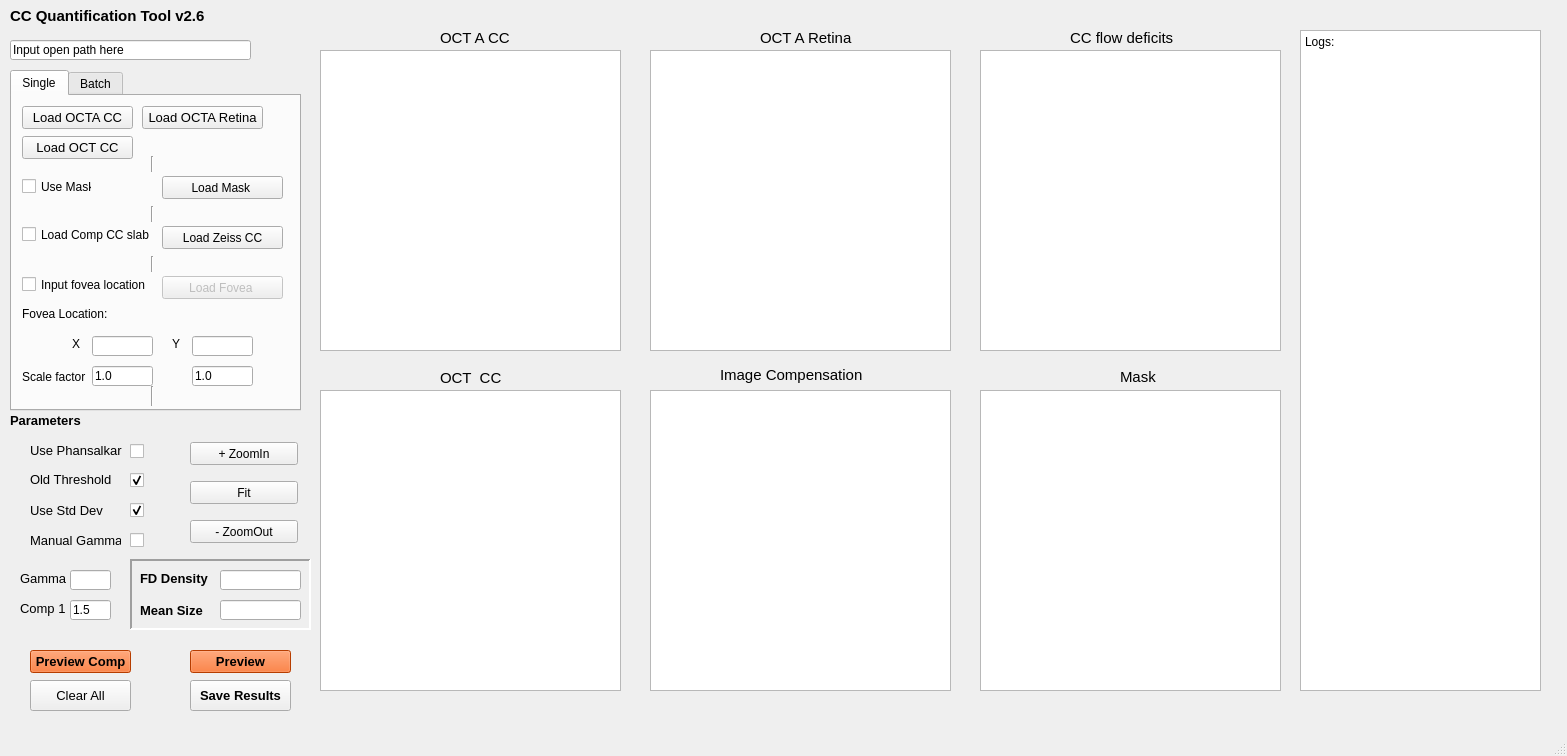
<?xml version="1.0" encoding="UTF-8"?>
<ui version="4.0">
 <class>MainWindow</class>
 <widget class="QMainWindow" name="MainWindow">
  <property name="geometry">
   <rect>
    <x>0</x>
    <y>0</y>
    <width>1567</width>
    <height>756</height>
   </rect>
  </property>
  <property name="windowTitle">
   <string>CC Segmentation Tool</string>
  </property>
  <widget class="QWidget" name="centralwidget">
   <widget class="QGraphicsView" name="graphicsView_OCTACC">
    <property name="geometry">
     <rect>
      <x>320</x>
      <y>50</y>
      <width>301</width>
      <height>301</height>
     </rect>
    </property>
   </widget>
   <widget class="QLabel" name="label">
    <property name="geometry">
     <rect>
      <x>440</x>
      <y>30</y>
      <width>101</width>
      <height>16</height>
     </rect>
    </property>
    <property name="font">
     <font>
      <pointsize>11</pointsize>
     </font>
    </property>
    <property name="text">
     <string>OCT A CC</string>
    </property>
   </widget>
   <widget class="QGraphicsView" name="graphicsView_OCTCC">
    <property name="geometry">
     <rect>
      <x>320</x>
      <y>390</y>
      <width>301</width>
      <height>301</height>
     </rect>
    </property>
   </widget>
   <widget class="QLabel" name="label_2">
    <property name="geometry">
     <rect>
      <x>740</x>
      <y>50</y>
      <width>47</width>
      <height>13</height>
     </rect>
    </property>
    <property name="text">
     <string/>
    </property>
   </widget>
   <widget class="QLineEdit" name="lineEdit_OpenPath">
    <property name="geometry">
     <rect>
      <x>10</x>
      <y>40</y>
      <width>241</width>
      <height>20</height>
     </rect>
    </property>
    <property name="text">
     <string>Input open path here</string>
    </property>
   </widget>
   <widget class="QLineEdit" name="lineEdit_CompPara">
    <property name="enabled">
     <bool>true</bool>
    </property>
    <property name="geometry">
     <rect>
      <x>70</x>
      <y>600</y>
      <width>41</width>
      <height>20</height>
     </rect>
    </property>
    <property name="text">
     <string>1.5</string>
    </property>
   </widget>
   <widget class="QLineEdit" name="lineEdit_TailPara">
    <property name="geometry">
     <rect>
      <x>420</x>
      <y>660</y>
      <width>101</width>
      <height>20</height>
     </rect>
    </property>
    <property name="text">
     <string>0.001</string>
    </property>
   </widget>
   <widget class="QGraphicsView" name="graphicsView_OCTARetina">
    <property name="geometry">
     <rect>
      <x>650</x>
      <y>50</y>
      <width>301</width>
      <height>301</height>
     </rect>
    </property>
   </widget>
   <widget class="QGraphicsView" name="graphicsView_ImageComp">
    <property name="geometry">
     <rect>
      <x>650</x>
      <y>390</y>
      <width>301</width>
      <height>301</height>
     </rect>
    </property>
   </widget>
   <widget class="QGraphicsView" name="graphicsView_CCflowvoids">
    <property name="geometry">
     <rect>
      <x>980</x>
      <y>50</y>
      <width>301</width>
      <height>301</height>
     </rect>
    </property>
   </widget>
   <widget class="QLabel" name="label_3">
    <property name="geometry">
     <rect>
      <x>440</x>
      <y>370</y>
      <width>71</width>
      <height>16</height>
     </rect>
    </property>
    <property name="font">
     <font>
      <pointsize>11</pointsize>
     </font>
    </property>
    <property name="text">
     <string>OCT  CC</string>
    </property>
   </widget>
   <widget class="QLabel" name="label_4">
    <property name="geometry">
     <rect>
      <x>760</x>
      <y>30</y>
      <width>111</width>
      <height>16</height>
     </rect>
    </property>
    <property name="font">
     <font>
      <pointsize>11</pointsize>
     </font>
    </property>
    <property name="text">
     <string>OCT A Retina</string>
    </property>
   </widget>
   <widget class="QLabel" name="label_5">
    <property name="geometry">
     <rect>
      <x>1070</x>
      <y>30</y>
      <width>151</width>
      <height>16</height>
     </rect>
    </property>
    <property name="font">
     <font>
      <pointsize>11</pointsize>
     </font>
    </property>
    <property name="text">
     <string>CC flow deficits</string>
    </property>
   </widget>
   <widget class="QPlainTextEdit" name="plainTextEdit_log">
    <property name="geometry">
     <rect>
      <x>1300</x>
      <y>30</y>
      <width>241</width>
      <height>661</height>
     </rect>
    </property>
    <property name="plainText">
     <string>Logs:</string>
    </property>
   </widget>
   <widget class="QLabel" name="label_6">
    <property name="geometry">
     <rect>
      <x>720</x>
      <y>359</y>
      <width>151</width>
      <height>31</height>
     </rect>
    </property>
    <property name="font">
     <font>
      <pointsize>11</pointsize>
     </font>
    </property>
    <property name="text">
     <string>Image Compensation</string>
    </property>
   </widget>
   <widget class="QLabel" name="label_7">
    <property name="geometry">
     <rect>
      <x>10</x>
      <y>410</y>
      <width>81</width>
      <height>21</height>
     </rect>
    </property>
    <property name="font">
     <font>
      <pointsize>10</pointsize>
      <weight>75</weight>
      <bold>true</bold>
     </font>
    </property>
    <property name="text">
     <string>Parameters</string>
    </property>
   </widget>
   <widget class="QPushButton" name="pushButton_Preview">
    <property name="geometry">
     <rect>
      <x>190</x>
      <y>650</y>
      <width>101</width>
      <height>23</height>
     </rect>
    </property>
    <property name="font">
     <font>
      <pointsize>10</pointsize>
      <weight>75</weight>
      <bold>true</bold>
     </font>
    </property>
    <property name="styleSheet">
     <string notr="true">background-color: rgb(255, 85, 0);</string>
    </property>
    <property name="text">
     <string>Preview</string>
    </property>
   </widget>
   <widget class="QLabel" name="label_8">
    <property name="geometry">
     <rect>
      <x>20</x>
      <y>600</y>
      <width>81</width>
      <height>16</height>
     </rect>
    </property>
    <property name="font">
     <font>
      <pointsize>10</pointsize>
     </font>
    </property>
    <property name="text">
     <string>Comp 1</string>
    </property>
   </widget>
   <widget class="QLabel" name="label_9">
    <property name="geometry">
     <rect>
      <x>1000</x>
      <y>500</y>
      <width>81</width>
      <height>16</height>
     </rect>
    </property>
    <property name="font">
     <font>
      <pointsize>10</pointsize>
     </font>
    </property>
    <property name="text">
     <string>Scan size</string>
    </property>
   </widget>
   <widget class="QPushButton" name="pushButton_PreviewComp">
    <property name="geometry">
     <rect>
      <x>30</x>
      <y>650</y>
      <width>101</width>
      <height>23</height>
     </rect>
    </property>
    <property name="font">
     <font>
      <pointsize>10</pointsize>
      <weight>75</weight>
      <bold>true</bold>
     </font>
    </property>
    <property name="styleSheet">
     <string notr="true">background-color: rgb(255, 85, 0);</string>
    </property>
    <property name="text">
     <string>Preview Comp</string>
    </property>
   </widget>
   <widget class="QPushButton" name="pushButton_SliceZoomOut">
    <property name="geometry">
     <rect>
      <x>190</x>
      <y>520</y>
      <width>108</width>
      <height>23</height>
     </rect>
    </property>
    <property name="text">
     <string>- ZoomOut</string>
    </property>
   </widget>
   <widget class="QPushButton" name="pushButton_ZoomToFit">
    <property name="geometry">
     <rect>
      <x>190</x>
      <y>481</y>
      <width>108</width>
      <height>23</height>
     </rect>
    </property>
    <property name="text">
     <string>Fit</string>
    </property>
   </widget>
   <widget class="QPushButton" name="pushButton_SliceZoomIn">
    <property name="geometry">
     <rect>
      <x>190</x>
      <y>442</y>
      <width>108</width>
      <height>23</height>
     </rect>
    </property>
    <property name="text">
     <string>+ ZoomIn</string>
    </property>
   </widget>
   <widget class="QLabel" name="label_10">
    <property name="geometry">
     <rect>
      <x>1000</x>
      <y>530</y>
      <width>111</width>
      <height>16</height>
     </rect>
    </property>
    <property name="font">
     <font>
      <pointsize>10</pointsize>
     </font>
    </property>
    <property name="text">
     <string>Fuzzy C mean K=</string>
    </property>
   </widget>
   <widget class="QLineEdit" name="lineEdit_ScanSize">
    <property name="geometry">
     <rect>
      <x>1080</x>
      <y>500</y>
      <width>101</width>
      <height>20</height>
     </rect>
    </property>
    <property name="text">
     <string>6</string>
    </property>
   </widget>
   <widget class="QLabel" name="label_11">
    <property name="geometry">
     <rect>
      <x>10</x>
      <y>0</y>
      <width>281</width>
      <height>31</height>
     </rect>
    </property>
    <property name="font">
     <font>
      <pointsize>11</pointsize>
      <weight>75</weight>
      <bold>true</bold>
     </font>
    </property>
    <property name="text">
     <string>CC Quantification Tool v2.6</string>
    </property>
   </widget>
   <widget class="QPushButton" name="pushButton_Save">
    <property name="geometry">
     <rect>
      <x>190</x>
      <y>680</y>
      <width>101</width>
      <height>31</height>
     </rect>
    </property>
    <property name="font">
     <font>
      <pointsize>10</pointsize>
      <weight>75</weight>
      <bold>true</bold>
     </font>
    </property>
    <property name="text">
     <string>Save Results</string>
    </property>
   </widget>
   <widget class="QLineEdit" name="lineEdit_MeanSize">
    <property name="geometry">
     <rect>
      <x>220</x>
      <y>600</y>
      <width>81</width>
      <height>20</height>
     </rect>
    </property>
    <property name="text">
     <string/>
    </property>
   </widget>
   <widget class="QLineEdit" name="lineEdit_FD">
    <property name="geometry">
     <rect>
      <x>220</x>
      <y>570</y>
      <width>81</width>
      <height>20</height>
     </rect>
    </property>
    <property name="text">
     <string/>
    </property>
   </widget>
   <widget class="QLabel" name="label_12">
    <property name="geometry">
     <rect>
      <x>140</x>
      <y>570</y>
      <width>71</width>
      <height>16</height>
     </rect>
    </property>
    <property name="font">
     <font>
      <pointsize>10</pointsize>
      <weight>75</weight>
      <bold>true</bold>
     </font>
    </property>
    <property name="text">
     <string>FD Density</string>
    </property>
   </widget>
   <widget class="QLabel" name="label_13">
    <property name="geometry">
     <rect>
      <x>140</x>
      <y>600</y>
      <width>71</width>
      <height>20</height>
     </rect>
    </property>
    <property name="font">
     <font>
      <pointsize>10</pointsize>
      <weight>75</weight>
      <bold>true</bold>
     </font>
    </property>
    <property name="text">
     <string>Mean Size</string>
    </property>
   </widget>
   <widget class="QPushButton" name="pushButton_ClearAll">
    <property name="geometry">
     <rect>
      <x>30</x>
      <y>680</y>
      <width>101</width>
      <height>31</height>
     </rect>
    </property>
    <property name="font">
     <font>
      <pointsize>10</pointsize>
     </font>
    </property>
    <property name="text">
     <string>Clear All</string>
    </property>
   </widget>
   <widget class="QLabel" name="label_14">
    <property name="geometry">
     <rect>
      <x>350</x>
      <y>650</y>
      <width>91</width>
      <height>16</height>
     </rect>
    </property>
    <property name="font">
     <font>
      <pointsize>10</pointsize>
     </font>
    </property>
    <property name="text">
     <string>Tail removal</string>
    </property>
   </widget>
   <widget class="QLineEdit" name="lineEdit_BestK">
    <property name="geometry">
     <rect>
      <x>1080</x>
      <y>530</y>
      <width>101</width>
      <height>20</height>
     </rect>
    </property>
    <property name="text">
     <string>6</string>
    </property>
   </widget>
   <widget class="QCheckBox" name="checkBox_Knumber">
    <property name="geometry">
     <rect>
      <x>1190</x>
      <y>530</y>
      <width>16</width>
      <height>17</height>
     </rect>
    </property>
    <property name="text">
     <string/>
    </property>
    <property name="checked">
     <bool>true</bool>
    </property>
   </widget>
   <widget class="QTabWidget" name="tabWidget">
    <property name="geometry">
     <rect>
      <x>10</x>
      <y>70</y>
      <width>291</width>
      <height>341</height>
     </rect>
    </property>
    <property name="font">
     <font>
      <pointsize>9</pointsize>
     </font>
    </property>
    <property name="currentIndex">
     <number>0</number>
    </property>
    <widget class="QWidget" name="tab">
     <attribute name="title">
      <string>Single</string>
     </attribute>
     <widget class="QPushButton" name="pushButton_LoadOCTACC">
      <property name="geometry">
       <rect>
        <x>10</x>
        <y>10</y>
        <width>111</width>
        <height>23</height>
       </rect>
      </property>
      <property name="font">
       <font>
        <pointsize>10</pointsize>
       </font>
      </property>
      <property name="text">
       <string>Load OCTA CC</string>
      </property>
     </widget>
     <widget class="QPushButton" name="pushButton_LoadOCTARetina">
      <property name="geometry">
       <rect>
        <x>130</x>
        <y>10</y>
        <width>121</width>
        <height>23</height>
       </rect>
      </property>
      <property name="font">
       <font>
        <pointsize>10</pointsize>
       </font>
      </property>
      <property name="text">
       <string>Load OCTA Retina</string>
      </property>
     </widget>
     <widget class="QPushButton" name="pushButton_LoadOCTCC">
      <property name="geometry">
       <rect>
        <x>10</x>
        <y>40</y>
        <width>111</width>
        <height>23</height>
       </rect>
      </property>
      <property name="font">
       <font>
        <pointsize>10</pointsize>
       </font>
      </property>
      <property name="text">
       <string>Load OCT CC</string>
      </property>
     </widget>
     <widget class="QPushButton" name="pushButton_LoadZeissCC">
      <property name="geometry">
       <rect>
        <x>150</x>
        <y>130</y>
        <width>121</width>
        <height>23</height>
       </rect>
      </property>
      <property name="text">
       <string>Load Zeiss CC</string>
      </property>
     </widget>
     <widget class="QPushButton" name="pushButton_LoadMask">
      <property name="geometry">
       <rect>
        <x>150</x>
        <y>80</y>
        <width>121</width>
        <height>23</height>
       </rect>
      </property>
      <property name="text">
       <string>Load Mask </string>
      </property>
     </widget>
     <widget class="QLineEdit" name="lineEdit_fovX">
      <property name="geometry">
       <rect>
        <x>80</x>
        <y>240</y>
        <width>61</width>
        <height>20</height>
       </rect>
      </property>
     </widget>
     <widget class="QLineEdit" name="lineEdit_fovY">
      <property name="geometry">
       <rect>
        <x>180</x>
        <y>240</y>
        <width>61</width>
        <height>20</height>
       </rect>
      </property>
     </widget>
     <widget class="QLabel" name="label_18">
      <property name="geometry">
       <rect>
        <x>60</x>
        <y>240</y>
        <width>16</width>
        <height>16</height>
       </rect>
      </property>
      <property name="text">
       <string>X</string>
      </property>
     </widget>
     <widget class="QLabel" name="label_19">
      <property name="geometry">
       <rect>
        <x>160</x>
        <y>240</y>
        <width>16</width>
        <height>16</height>
       </rect>
      </property>
      <property name="text">
       <string>Y</string>
      </property>
     </widget>
     <widget class="QLabel" name="label_20">
      <property name="geometry">
       <rect>
        <x>10</x>
        <y>210</y>
        <width>161</width>
        <height>16</height>
       </rect>
      </property>
      <property name="text">
       <string>Fovea Location:</string>
      </property>
     </widget>
     <widget class="Line" name="line_3">
      <property name="geometry">
       <rect>
        <x>10</x>
        <y>60</y>
        <width>261</width>
        <height>16</height>
       </rect>
      </property>
      <property name="font">
       <font>
        <pointsize>10</pointsize>
       </font>
      </property>
      <property name="orientation">
       <enum>Qt::Vertical</enum>
      </property>
     </widget>
     <widget class="Line" name="line_4">
      <property name="geometry">
       <rect>
        <x>10</x>
        <y>110</y>
        <width>261</width>
        <height>16</height>
       </rect>
      </property>
      <property name="font">
       <font>
        <pointsize>10</pointsize>
       </font>
      </property>
      <property name="orientation">
       <enum>Qt::Vertical</enum>
      </property>
     </widget>
     <widget class="Line" name="line_5">
      <property name="geometry">
       <rect>
        <x>10</x>
        <y>160</y>
        <width>261</width>
        <height>16</height>
       </rect>
      </property>
      <property name="font">
       <font>
        <pointsize>10</pointsize>
       </font>
      </property>
      <property name="orientation">
       <enum>Qt::Vertical</enum>
      </property>
     </widget>
     <widget class="QCheckBox" name="checkBox_Fovea">
      <property name="geometry">
       <rect>
        <x>10</x>
        <y>180</y>
        <width>141</width>
        <height>17</height>
       </rect>
      </property>
      <property name="text">
       <string>Input fovea location</string>
      </property>
     </widget>
     <widget class="QCheckBox" name="checkBox_ZeissCC">
      <property name="geometry">
       <rect>
        <x>10</x>
        <y>130</y>
        <width>131</width>
        <height>17</height>
       </rect>
      </property>
      <property name="text">
       <string>Load Comp CC slab</string>
      </property>
     </widget>
     <widget class="QCheckBox" name="checkBox_UseMask">
      <property name="geometry">
       <rect>
        <x>10</x>
        <y>80</y>
        <width>70</width>
        <height>21</height>
       </rect>
      </property>
      <property name="text">
       <string>Use Mask</string>
      </property>
     </widget>
     <widget class="QPushButton" name="pushButton_LoadZeissCC_2">
      <property name="enabled">
       <bool>false</bool>
      </property>
      <property name="geometry">
       <rect>
        <x>150</x>
        <y>180</y>
        <width>121</width>
        <height>23</height>
       </rect>
      </property>
      <property name="text">
       <string>Load Fovea </string>
      </property>
     </widget>
     <widget class="QLineEdit" name="lineEdit_ScaleFactor_X">
      <property name="geometry">
       <rect>
        <x>80</x>
        <y>270</y>
        <width>61</width>
        <height>20</height>
       </rect>
      </property>
      <property name="text">
       <string>1.0</string>
      </property>
     </widget>
     <widget class="QLabel" name="label_22">
      <property name="geometry">
       <rect>
        <x>10</x>
        <y>270</y>
        <width>71</width>
        <height>21</height>
       </rect>
      </property>
      <property name="text">
       <string>Scale factor</string>
      </property>
     </widget>
     <widget class="QLineEdit" name="lineEdit_ScaleFactor_Y">
      <property name="geometry">
       <rect>
        <x>180</x>
        <y>270</y>
        <width>61</width>
        <height>20</height>
       </rect>
      </property>
      <property name="text">
       <string>1.0</string>
      </property>
     </widget>
     <widget class="Line" name="line">
      <property name="geometry">
       <rect>
        <x>10</x>
        <y>290</y>
        <width>261</width>
        <height>20</height>
       </rect>
      </property>
      <property name="font">
       <font>
        <pointsize>10</pointsize>
       </font>
      </property>
      <property name="orientation">
       <enum>Qt::Vertical</enum>
      </property>
     </widget>
    </widget>
    <widget class="QWidget" name="tab_2">
     <attribute name="title">
      <string>Batch</string>
     </attribute>
     <widget class="QPushButton" name="pushButton_RunBatch">
      <property name="enabled">
       <bool>true</bool>
      </property>
      <property name="geometry">
       <rect>
        <x>20</x>
        <y>210</y>
        <width>81</width>
        <height>23</height>
       </rect>
      </property>
      <property name="text">
       <string>Run Batch</string>
      </property>
     </widget>
     <widget class="QLineEdit" name="lineEdit_FilePattern2">
      <property name="geometry">
       <rect>
        <x>10</x>
        <y>60</y>
        <width>98</width>
        <height>20</height>
       </rect>
      </property>
      <property name="text">
       <string>*_CC_G_flow.png</string>
      </property>
     </widget>
     <widget class="QPushButton" name="pushButton_RunSingle">
      <property name="enabled">
       <bool>true</bool>
      </property>
      <property name="geometry">
       <rect>
        <x>20</x>
        <y>180</y>
        <width>81</width>
        <height>23</height>
       </rect>
      </property>
      <property name="text">
       <string>Run Single</string>
      </property>
     </widget>
     <widget class="QListWidget" name="listWidget_BatchList">
      <property name="geometry">
       <rect>
        <x>120</x>
        <y>10</y>
        <width>141</width>
        <height>161</height>
       </rect>
      </property>
     </widget>
     <widget class="QPushButton" name="pushButton_UpdateRule">
      <property name="geometry">
       <rect>
        <x>20</x>
        <y>150</y>
        <width>81</width>
        <height>23</height>
       </rect>
      </property>
      <property name="text">
       <string>Update Rule</string>
      </property>
     </widget>
     <widget class="QLineEdit" name="lineEdit_FilePattern3">
      <property name="geometry">
       <rect>
        <x>10</x>
        <y>90</y>
        <width>98</width>
        <height>20</height>
       </rect>
      </property>
      <property name="text">
       <string>*_retina.png</string>
      </property>
     </widget>
     <widget class="QLineEdit" name="lineEdit_FilePattern4">
      <property name="geometry">
       <rect>
        <x>10</x>
        <y>120</y>
        <width>98</width>
        <height>20</height>
       </rect>
      </property>
      <property name="text">
       <string>*_CC_struct.png</string>
      </property>
     </widget>
     <widget class="QLineEdit" name="lineEdit_FilePattern1">
      <property name="geometry">
       <rect>
        <x>10</x>
        <y>30</y>
        <width>98</width>
        <height>20</height>
       </rect>
      </property>
      <property name="text">
       <string>*Folder</string>
      </property>
     </widget>
    </widget>
   </widget>
   <widget class="QLabel" name="label_15">
    <property name="enabled">
     <bool>true</bool>
    </property>
    <property name="geometry">
     <rect>
      <x>1100</x>
      <y>480</y>
      <width>101</width>
      <height>16</height>
     </rect>
    </property>
    <property name="font">
     <font>
      <pointsize>10</pointsize>
     </font>
    </property>
    <property name="text">
     <string>Gamma</string>
    </property>
   </widget>
   <widget class="QLineEdit" name="lineEdit_CompPara2">
    <property name="enabled">
     <bool>true</bool>
    </property>
    <property name="geometry">
     <rect>
      <x>1330</x>
      <y>470</y>
      <width>41</width>
      <height>20</height>
     </rect>
    </property>
    <property name="text">
     <string>0.9</string>
    </property>
   </widget>
   <widget class="QLabel" name="label_16">
    <property name="enabled">
     <bool>false</bool>
    </property>
    <property name="geometry">
     <rect>
      <x>1120</x>
      <y>270</y>
      <width>91</width>
      <height>16</height>
     </rect>
    </property>
    <property name="text">
     <string>CC thres</string>
    </property>
   </widget>
   <widget class="QLineEdit" name="lineEdit_CCthres">
    <property name="enabled">
     <bool>false</bool>
    </property>
    <property name="geometry">
     <rect>
      <x>1340</x>
      <y>270</y>
      <width>111</width>
      <height>20</height>
     </rect>
    </property>
    <property name="text">
     <string>1.1</string>
    </property>
   </widget>
   <widget class="QLabel" name="label_17">
    <property name="geometry">
     <rect>
      <x>1190</x>
      <y>500</y>
      <width>21</width>
      <height>16</height>
     </rect>
    </property>
    <property name="text">
     <string>mm</string>
    </property>
   </widget>
   <widget class="QGraphicsView" name="graphicsView_Mask">
    <property name="geometry">
     <rect>
      <x>980</x>
      <y>390</y>
      <width>301</width>
      <height>301</height>
     </rect>
    </property>
   </widget>
   <widget class="QLabel" name="label_21">
    <property name="geometry">
     <rect>
      <x>1120</x>
      <y>370</y>
      <width>47</width>
      <height>13</height>
     </rect>
    </property>
    <property name="font">
     <font>
      <pointsize>11</pointsize>
     </font>
    </property>
    <property name="text">
     <string>Mask</string>
    </property>
   </widget>
   <widget class="QLabel" name="label_23">
    <property name="geometry">
     <rect>
      <x>30</x>
      <y>440</y>
      <width>101</width>
      <height>21</height>
     </rect>
    </property>
    <property name="font">
     <font>
      <pointsize>10</pointsize>
     </font>
    </property>
    <property name="text">
     <string>Use Phansalkar</string>
    </property>
   </widget>
   <widget class="QCheckBox" name="checkBox_usePhansalkar">
    <property name="geometry">
     <rect>
      <x>130</x>
      <y>441</y>
      <width>20</width>
      <height>21</height>
     </rect>
    </property>
    <property name="text">
     <string/>
    </property>
   </widget>
   <widget class="QLabel" name="label_24">
    <property name="geometry">
     <rect>
      <x>30</x>
      <y>469</y>
      <width>121</width>
      <height>21</height>
     </rect>
    </property>
    <property name="font">
     <font>
      <pointsize>10</pointsize>
     </font>
    </property>
    <property name="text">
     <string>Old Threshold</string>
    </property>
   </widget>
   <widget class="QCheckBox" name="checkBox_oldthresh">
    <property name="geometry">
     <rect>
      <x>130</x>
      <y>470</y>
      <width>20</width>
      <height>21</height>
     </rect>
    </property>
    <property name="text">
     <string/>
    </property>
    <property name="checked">
     <bool>true</bool>
    </property>
   </widget>
   <widget class="QCheckBox" name="checkBox_togglegamma">
    <property name="geometry">
     <rect>
      <x>130</x>
      <y>530</y>
      <width>20</width>
      <height>21</height>
     </rect>
    </property>
    <property name="text">
     <string/>
    </property>
   </widget>
   <widget class="QLabel" name="label_25">
    <property name="geometry">
     <rect>
      <x>30</x>
      <y>530</y>
      <width>91</width>
      <height>21</height>
     </rect>
    </property>
    <property name="font">
     <font>
      <pointsize>10</pointsize>
     </font>
    </property>
    <property name="text">
     <string>Manual Gamma</string>
    </property>
   </widget>
   <widget class="QLineEdit" name="lineEdit_forcegamma">
    <property name="geometry">
     <rect>
      <x>70</x>
      <y>570</y>
      <width>41</width>
      <height>20</height>
     </rect>
    </property>
    <property name="text">
     <string/>
    </property>
   </widget>
   <widget class="QLabel" name="label_26">
    <property name="geometry">
     <rect>
      <x>20</x>
      <y>570</y>
      <width>61</width>
      <height>16</height>
     </rect>
    </property>
    <property name="font">
     <font>
      <pointsize>10</pointsize>
     </font>
    </property>
    <property name="text">
     <string>Gamma</string>
    </property>
   </widget>
   <widget class="QCheckBox" name="checkBox_toggleforSD">
    <property name="geometry">
     <rect>
      <x>130</x>
      <y>500</y>
      <width>20</width>
      <height>21</height>
     </rect>
    </property>
    <property name="text">
     <string/>
    </property>
    <property name="checked">
     <bool>true</bool>
    </property>
   </widget>
   <widget class="QLabel" name="label_27">
    <property name="geometry">
     <rect>
      <x>30</x>
      <y>500</y>
      <width>81</width>
      <height>21</height>
     </rect>
    </property>
    <property name="font">
     <font>
      <pointsize>10</pointsize>
     </font>
    </property>
    <property name="text">
     <string>Use Std Dev</string>
    </property>
   </widget>
   <widget class="QFrame" name="frame">
    <property name="geometry">
     <rect>
      <x>130</x>
      <y>559</y>
      <width>181</width>
      <height>71</height>
     </rect>
    </property>
    <property name="palette">
     <palette>
      <active>
       <colorrole role="AlternateBase">
        <brush brushstyle="SolidPattern">
         <color alpha="255">
          <red>170</red>
          <green>255</green>
          <blue>255</blue>
         </color>
        </brush>
       </colorrole>
      </active>
      <inactive>
       <colorrole role="AlternateBase">
        <brush brushstyle="SolidPattern">
         <color alpha="255">
          <red>170</red>
          <green>255</green>
          <blue>255</blue>
         </color>
        </brush>
       </colorrole>
      </inactive>
      <disabled>
       <colorrole role="AlternateBase">
        <brush brushstyle="SolidPattern">
         <color alpha="255">
          <red>170</red>
          <green>255</green>
          <blue>255</blue>
         </color>
        </brush>
       </colorrole>
      </disabled>
     </palette>
    </property>
    <property name="autoFillBackground">
     <bool>false</bool>
    </property>
    <property name="frameShape">
     <enum>QFrame::Panel</enum>
    </property>
    <property name="frameShadow">
     <enum>QFrame::Sunken</enum>
    </property>
    <property name="lineWidth">
     <number>2</number>
    </property>
   </widget>
   <zorder>frame</zorder>
   <zorder>label_14</zorder>
   <zorder>lineEdit_TailPara</zorder>
   <zorder>label_16</zorder>
   <zorder>label_15</zorder>
   <zorder>lineEdit_CompPara2</zorder>
   <zorder>lineEdit_CCthres</zorder>
   <zorder>graphicsView_OCTACC</zorder>
   <zorder>label</zorder>
   <zorder>graphicsView_OCTCC</zorder>
   <zorder>label_2</zorder>
   <zorder>lineEdit_OpenPath</zorder>
   <zorder>lineEdit_CompPara</zorder>
   <zorder>graphicsView_OCTARetina</zorder>
   <zorder>graphicsView_ImageComp</zorder>
   <zorder>graphicsView_CCflowvoids</zorder>
   <zorder>label_3</zorder>
   <zorder>label_4</zorder>
   <zorder>label_5</zorder>
   <zorder>plainTextEdit_log</zorder>
   <zorder>label_6</zorder>
   <zorder>label_7</zorder>
   <zorder>pushButton_Preview</zorder>
   <zorder>label_8</zorder>
   <zorder>label_9</zorder>
   <zorder>pushButton_PreviewComp</zorder>
   <zorder>pushButton_SliceZoomOut</zorder>
   <zorder>pushButton_ZoomToFit</zorder>
   <zorder>pushButton_SliceZoomIn</zorder>
   <zorder>label_10</zorder>
   <zorder>lineEdit_ScanSize</zorder>
   <zorder>label_11</zorder>
   <zorder>pushButton_Save</zorder>
   <zorder>lineEdit_MeanSize</zorder>
   <zorder>lineEdit_FD</zorder>
   <zorder>label_12</zorder>
   <zorder>label_13</zorder>
   <zorder>pushButton_ClearAll</zorder>
   <zorder>lineEdit_BestK</zorder>
   <zorder>checkBox_Knumber</zorder>
   <zorder>tabWidget</zorder>
   <zorder>label_17</zorder>
   <zorder>label_21</zorder>
   <zorder>label_23</zorder>
   <zorder>checkBox_usePhansalkar</zorder>
   <zorder>graphicsView_Mask</zorder>
   <zorder>label_24</zorder>
   <zorder>checkBox_oldthresh</zorder>
   <zorder>checkBox_togglegamma</zorder>
   <zorder>label_25</zorder>
   <zorder>lineEdit_forcegamma</zorder>
   <zorder>label_26</zorder>
   <zorder>checkBox_toggleforSD</zorder>
   <zorder>label_27</zorder>
  </widget>
  <widget class="QMenuBar" name="menubar">
   <property name="geometry">
    <rect>
     <x>0</x>
     <y>0</y>
     <width>1567</width>
     <height>21</height>
    </rect>
   </property>
  </widget>
  <widget class="QStatusBar" name="statusbar"/>
 </widget>
 <resources/>
 <connections/>
</ui>
